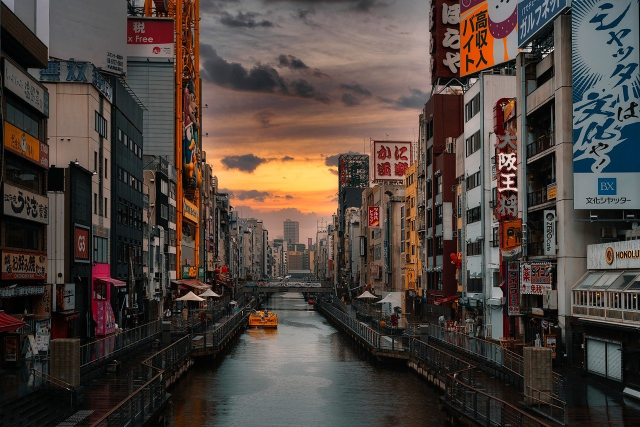
#> input picture storage/dataset/dataset1/img_1.png, 1280 x 854 px (shown at 1/2 size); its folder holds only this picture in this run
$ python pipeline.py
#> lines starting #> are read from the running program, lines starting #| are printed output that depends on the picture
# -*- coding: utf-8 -*-
"""
Created on Tue Mar 23 13:20:54 2021

@author: Nicolas
"""
import cv2 as cv
import csv
import os, os.path, time
import numpy as np
import matplotlib.pyplot as plt
from os import path
import math
import imutils
import pandas as pd

method_array = {}
method_array['rotation'] = True
method_array['zoom'] = True
method_array['blur'] = True
method_array['noise'] = True


sizes = [128,256]

df_sizes = {128 : pd.read_csv("../results/template_creation_128.csv",header=0, dtype=object,sep=';') ,
            256 : pd.read_csv("../results/template_creation_256.csv",header=0, dtype=object,sep=';')}
#> (reads results/template_creation_128.csv from the repository)
#> (reads results/template_creation_256.csv from the repository)

folder_name = "dataset1" #dataset folder name

def createFolder(strpath):
   if(not path.isdir(strpath)):
    try:
        os.mkdir(strpath)
    except OSError:
        print ("Creation of the directory failed" + strpath)
    else:
        print ("Successfully created the directory" + strpath)


def add_noise(X_img, number):
    img = X_img[...,::-1]/255.0
    noise =  np.random.normal(loc=0, scale=1, size=img.shape)

    # noise overlaid over image
    noisy = np.clip((img + noise*0.2),0,1)
    noisy2 = np.clip((img + noise*0.4),0,1)

    # noise multiplied by image:
    # whites can go to black but blacks cannot go to white
    noisy2mul = np.clip((img*(1 + noise*0.2)),0,1)
    noisy4mul = np.clip((img*(1 + noise*0.4)),0,1)


    # noise multiplied by bottom and top half images,
    # whites stay white blacks black, noise is added to center
    img2 = img*2
    n2 = np.clip(np.where(img2 <= 1, (img2*(1 + noise*0.2)), (1-img2+1)*(1 + noise*0.2)*-1 + 2)/2, 0,1)
    n4 = np.clip(np.where(img2 <= 1, (img2*(1 + noise*0.4)), (1-img2+1)*(1 + noise*0.4)*-1 + 2)/2, 0,1)

    # norm noise for viz only
    noise2 = (noise - noise.min())/(noise.max()-noise.min())

    noise_array = {}
    noise_array[0] = noisy
    noise_array[1] = noisy2
    noise_array[2] = noisy2mul
    noise_array[3] = noisy4mul
    noise_array[4] = n2
    noise_array[5] = n4

    return_image = noise_array[number]*255
    return_image = return_image.astype(np.uint8)
    return return_image


def rotate_bound(image, angle):
    # grab the dimensions of the image and then determine the
    # center
    (h, w) = image.shape[:2]
    (cX, cY) = ((w-1) // 2.0, (h-1)// 2.0)


    # grab the rotation matrix (applying the negative of the
    # angle to rotate clockwise), then grab the sine and cosine
    # (i.e., the rotation components of the matrix)
    M = cv.getRotationMatrix2D((cX, cY), -angle, 1.0)
    cos = np.abs(M[0, 0])
    sin = np.abs(M[0, 1])

    # compute the new bounding dimensions of the image
    nW = int((h * sin) + (w * cos))
    nH = int((h * cos) + (w * sin))
    print (nW, nH)

    # adjust the rotation matrix to take into account translation
    M[0, 2] += ((nW-1) / 2.0) - cX
    M[1, 2] += ((nH-1) / 2.0) - cY

    # perform the actual rotation and return the image
    return M, cv.warpAffine(image, M, (nW, nH))

#function that calculates the updated locations of the coordinates
#after rotation
def rotated_coord(points,M):
    points = np.array(points)
    ones = np.ones(shape=(len(points),1))
    points_ones = np.concatenate((points,ones), axis=1)
    transformed_pts = M.dot(points_ones.T).T
    return transformed_pts


createFolder("../storage/dataset_alter/" + folder_name)


for file in os.listdir("../storage/dataset/" + folder_name):
    if file.endswith(".png") or file.endswith(".jpeg"):

        image = cv.imread("../storage/dataset/" + folder_name + "/" + str(file))
#> image is the input picture: shape (854, 1280, 3); mean B, G, R 61.5, 67.5, 78.4


        if(method_array['noise']):
            #noise
            createFolder("../storage/dataset_alter/" + folder_name + "/noise")

            noise = add_noise(image, 3)
#> in add_noise, `noisy = np.clip((img + noise*0.2),0,1)`:
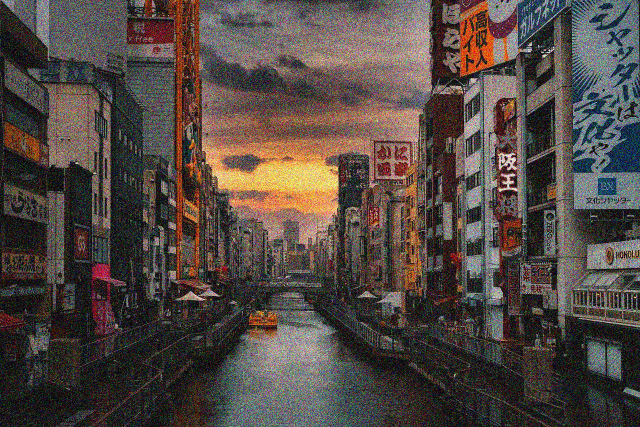
#> noisy: shape (854, 1280, 3) float64 (shown at 1/2 size); mean R, G, B 0.326, 0.288, 0.267
#> in add_noise, `noisy2 = np.clip((img + noise*0.4),0,1)`:
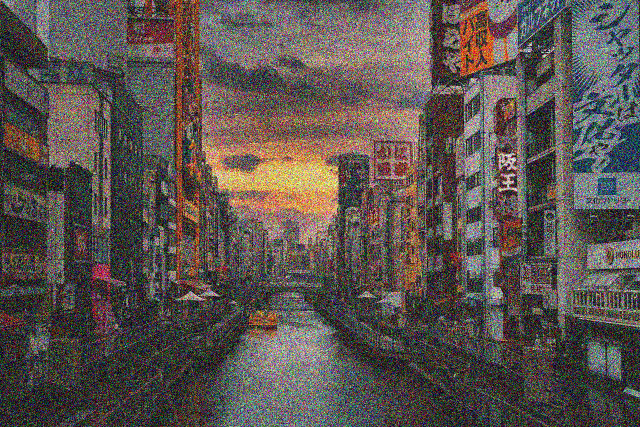
#> noisy2: shape (854, 1280, 3) float64 (shown at 1/2 size); mean R, G, B 0.361, 0.33, 0.314
#> in add_noise, `noisy4mul = np.clip((img*(1 + noise*0.4)),0,1)`:
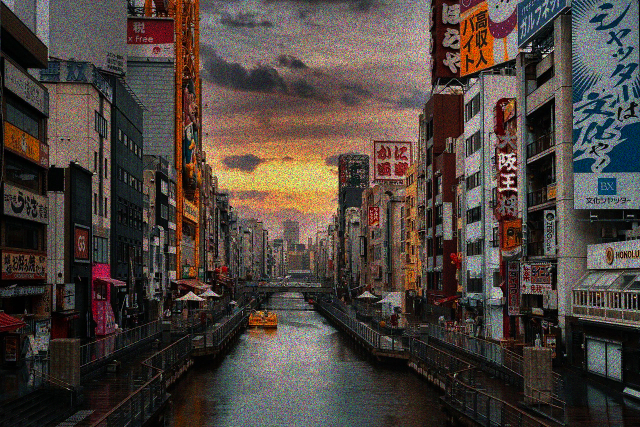
#> noisy4mul: shape (854, 1280, 3) float64 (shown at 1/2 size); mean R, G, B 0.303, 0.264, 0.241
#> in add_noise, `n4 = np.clip(np.where(img2 <= 1, (img2*(1 + noise*0.4)), (1-img2+1)*(1..`:
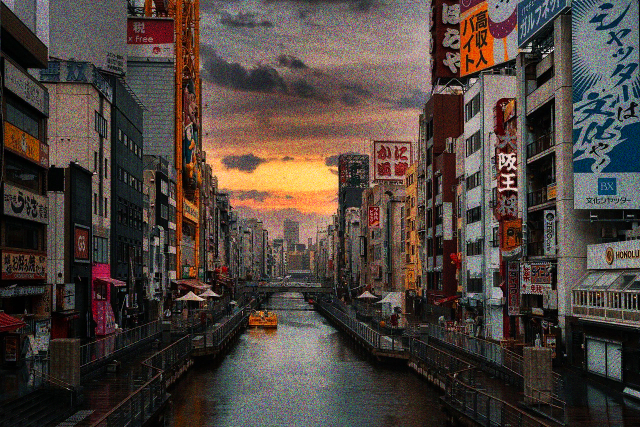
#> n4: shape (854, 1280, 3) float64 (shown at 1/2 size); mean R, G, B 0.308, 0.265, 0.241
#> in add_noise, `return_image = noise_array[number]*255`:
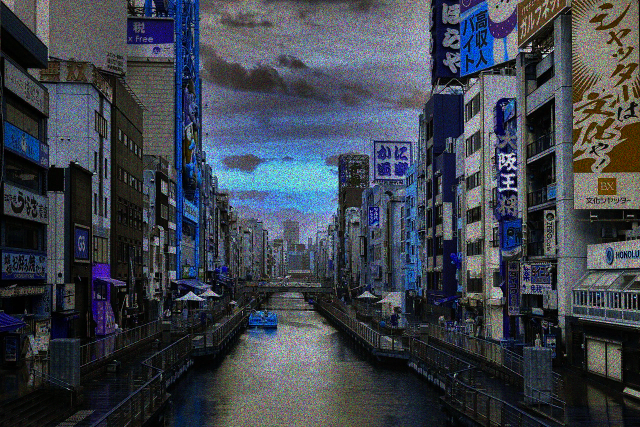
#> return_image: shape (854, 1280, 3) float64 (shown at 1/2 size); mean of channels 0, 1, 2 77.2, 67.3, 61.4; drawn as B, G, R

            cv.imwrite("../storage/dataset_alter/" + folder_name + "/noise/" + str(file), noise)


        if(method_array['rotation']):
            #rotation
            createFolder("../storage/dataset_alter/" + folder_name + "/rotation")

            h,w,c = image.shape
#> h = 854; w = 1280; c = 3
            angle = 45

            M, rotation = rotate_bound(image, angle )
#| 1508 1508
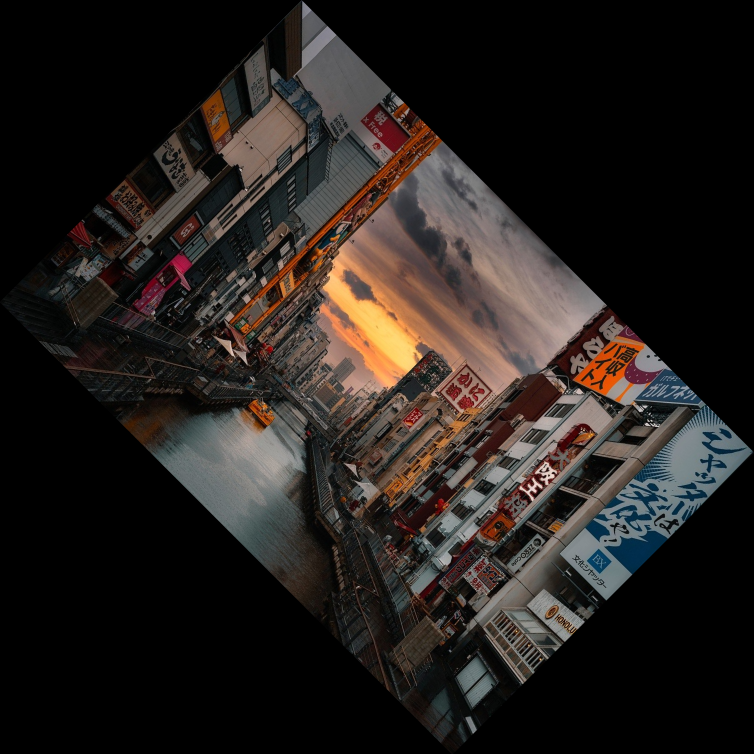
#> rotation: shape (1508, 1508, 3) (shown at 1/2 size); mean B, G, R 29.5, 32.4, 37.7
#> M = [[0.707, -0.707, 602.9], [0.707, 0.707, 0.431]]


            cv.imwrite("../storage/dataset_alter/" + folder_name + "/rotation/" + str(file), rotation)
            for s in sizes:

                df_sizes[s]['x1'] = df_sizes[s]['x1'].astype(int)
                df_sizes[s]['y1'] = df_sizes[s]['y1'].astype(int)
                df_sizes[s]['x2'] = df_sizes[s]['x2'].astype(int)
                df_sizes[s]['y2'] = df_sizes[s]['y2'].astype(int)


                for idx,row in df_sizes[s].loc[df_sizes[s]['image'] == file].iterrows():

                    res = rotated_coord(np.array([[row['x1'], row['y1']]]),M)

                    df_sizes[s].at[idx,'x1_rotation'] = res[0][0]
                    df_sizes[s].at[idx,'y1_rotation'] = res[0][1]


                    res = rotated_coord(np.array([[row['x2'], row['y2']]]),M)
                    df_sizes[s].at[idx,'x2_rotation'] = res[0][0]
                    df_sizes[s].at[idx,'y2_rotation'] = res[0][1]
#> this loop made 2 passes
#> after the loop, df_sizes = 2 items


        if(method_array['zoom']):
            #zoom
            createFolder("../storage/dataset_alter/" + folder_name + "/zoom")

            fx = 0.5
            fy = 0.5
            zoom = cv.resize(image,None,fx=fx, fy=fy, interpolation = cv.INTER_CUBIC)

            cv.imwrite("../storage/dataset_alter/" + folder_name + "/zoom/" + str(file), zoom)

            for s in sizes:

                df_sizes[s]['x1'] = df_sizes[s]['x1'].astype(int)
                df_sizes[s]['y1'] = df_sizes[s]['y1'].astype(int)
                df_sizes[s]['x2'] = df_sizes[s]['x2'].astype(int)
                df_sizes[s]['y2'] = df_sizes[s]['y2'].astype(int)


                for idx,row in df_sizes[s].loc[df_sizes[s]['image'] == file].iterrows():

                    df_sizes[s].at[idx,'x1_zoom'] = row['x1'] * fx
                    df_sizes[s].at[idx,'y1_zoom'] = row['y1'] * fy


                    df_sizes[s].at[idx,'x2_zoom'] = row['x2'] * fx
                    df_sizes[s].at[idx,'y2_zoom'] = row['y2'] * fy


        if(method_array['blur']):
            #blur
            createFolder("../storage/dataset_alter/" + folder_name + "/blur")

            blur = cv.blur(image,(10,10))
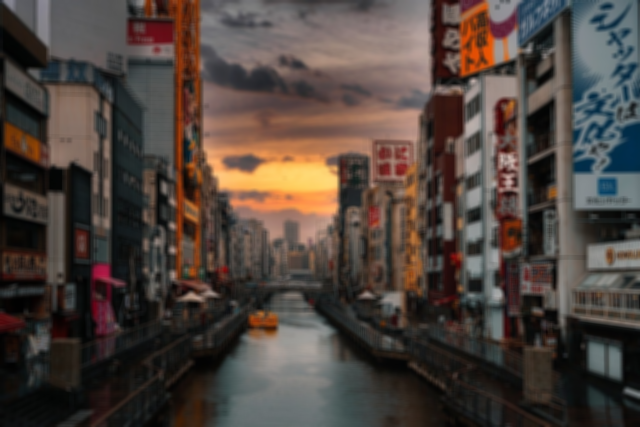
#> blur: shape (854, 1280, 3) (shown at 1/2 size); mean B, G, R 61.5, 67.5, 78.4

            cv.imwrite("../storage/dataset_alter/" + folder_name + "/blur/" + str(file), blur)


for s in sizes:
     df_sizes[s].to_csv(f'../results/template_creation_after_pipeline_{s}.csv',sep=';',index=False)
